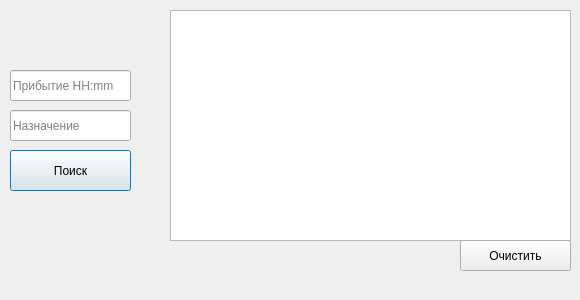
<?xml version="1.0" encoding="UTF-8"?>
<ui version="4.0">
 <class>search</class>
 <widget class="QDialog" name="search">
  <property name="geometry">
   <rect>
    <x>0</x>
    <y>0</y>
    <width>580</width>
    <height>300</height>
   </rect>
  </property>
  <property name="windowTitle">
   <string>Dialog</string>
  </property>
  <property name="styleSheet">
   <string notr="true">QDialog
{
background-color: qlineargradient(spread:pad, x1:0, y1:1, x2:0.965174, y2:0.0909091, stop:0 rgba(0, 0, 0, 255), stop:1 rgba(22, 25, 185, 255))
};</string>
  </property>
  <widget class="QListWidget" name="listWidget">
   <property name="geometry">
    <rect>
     <x>170</x>
     <y>10</y>
     <width>401</width>
     <height>231</height>
    </rect>
   </property>
  </widget>
  <widget class="QPushButton" name="pushButton">
   <property name="geometry">
    <rect>
     <x>10</x>
     <y>150</y>
     <width>121</width>
     <height>41</height>
    </rect>
   </property>
   <property name="text">
    <string>Поиск</string>
   </property>
  </widget>
  <widget class="QLineEdit" name="lineEdit">
   <property name="geometry">
    <rect>
     <x>10</x>
     <y>70</y>
     <width>121</width>
     <height>31</height>
    </rect>
   </property>
   <property name="placeholderText">
    <string>Прибытие HH:mm</string>
   </property>
  </widget>
  <widget class="QLineEdit" name="lineEdit_2">
   <property name="geometry">
    <rect>
     <x>10</x>
     <y>110</y>
     <width>121</width>
     <height>31</height>
    </rect>
   </property>
   <property name="placeholderText">
    <string>Назначение</string>
   </property>
  </widget>
  <widget class="QPushButton" name="pushButton_2">
   <property name="geometry">
    <rect>
     <x>460</x>
     <y>240</y>
     <width>111</width>
     <height>31</height>
    </rect>
   </property>
   <property name="text">
    <string>Очистить</string>
   </property>
  </widget>
 </widget>
 <resources/>
 <connections/>
</ui>
